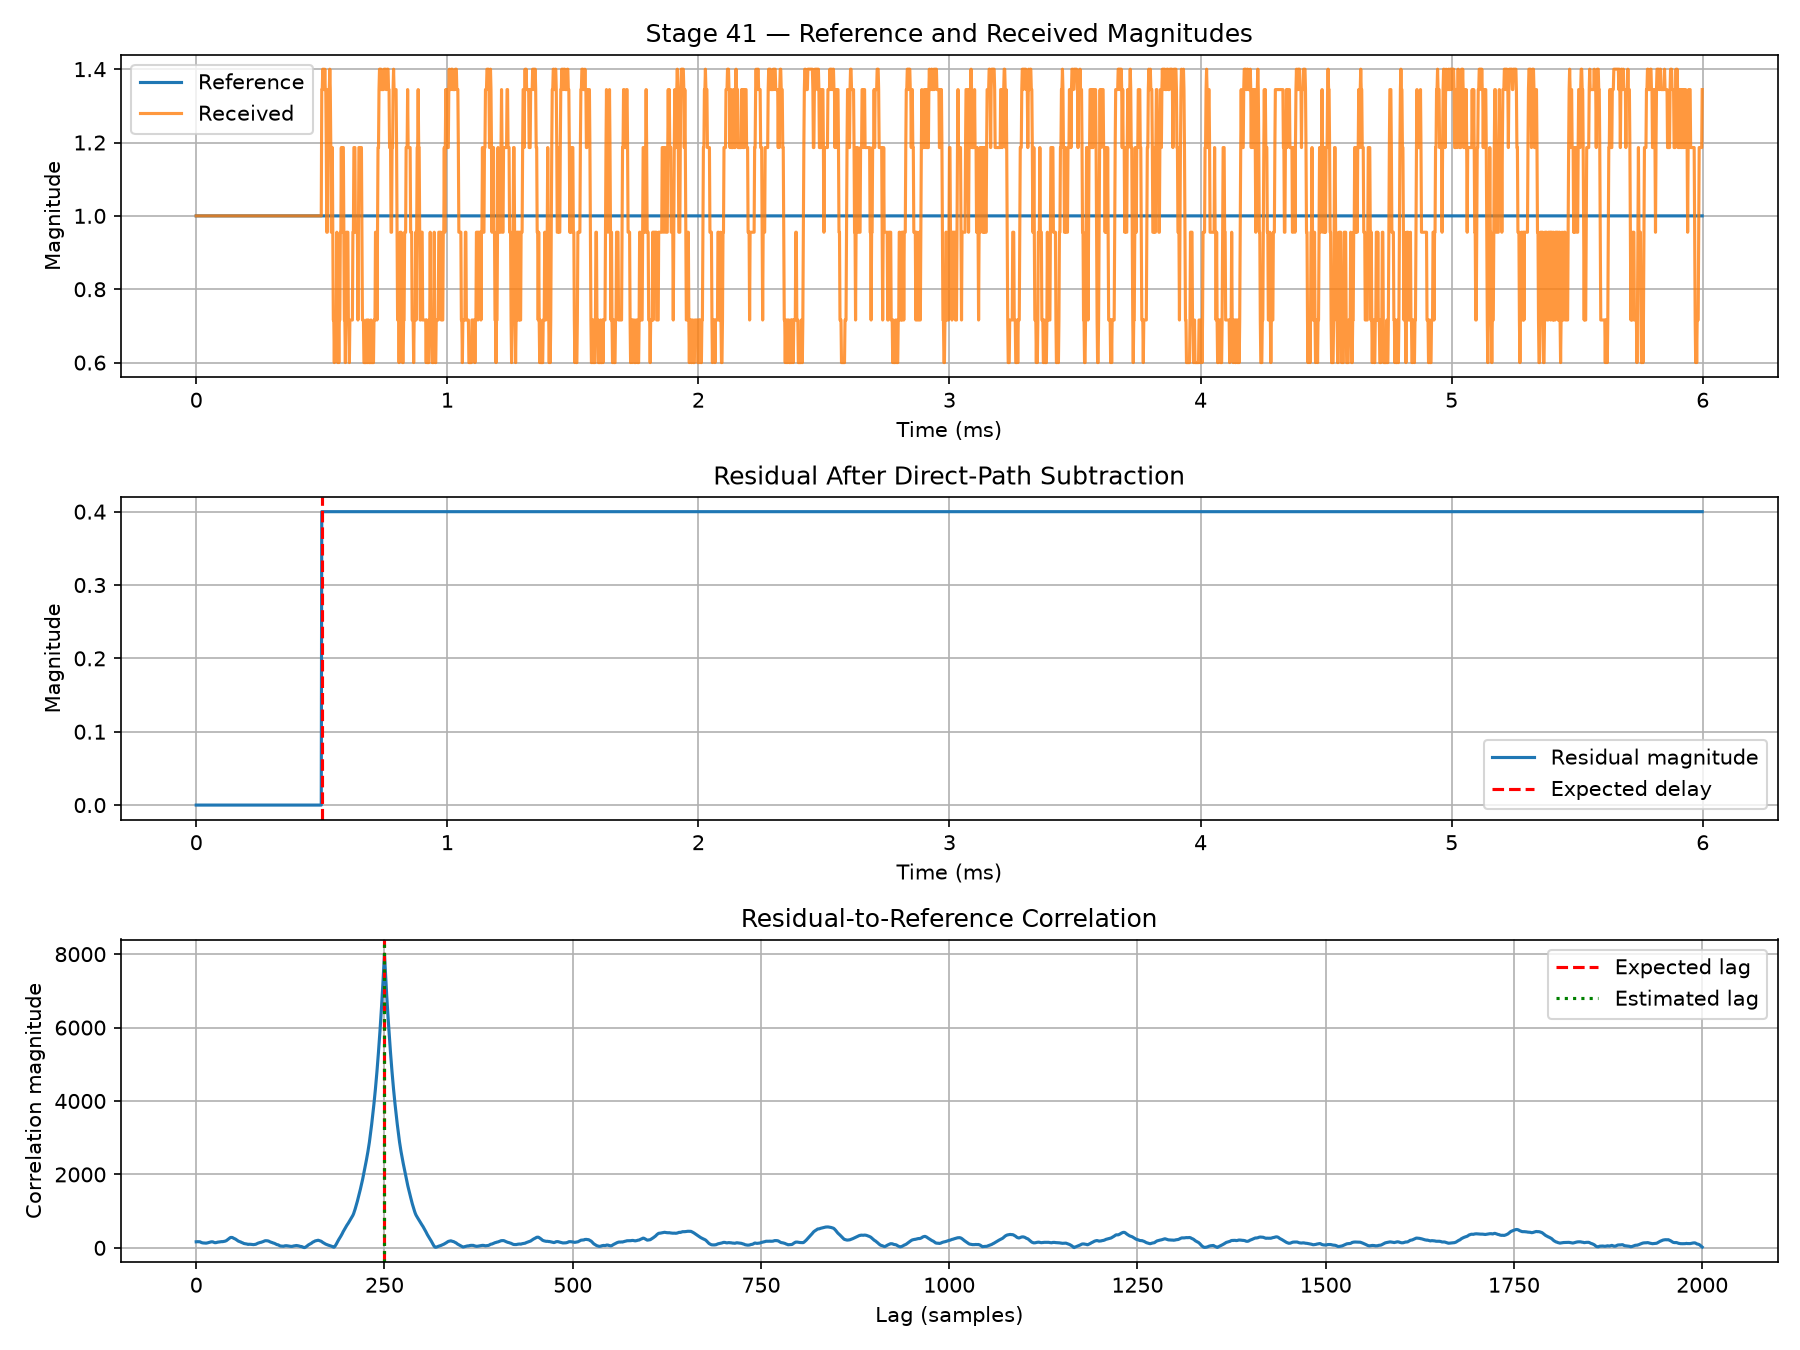

Here is the Python script that generated this plot:

import os
import csv
import numpy as np
import matplotlib.pyplot as plt
from scipy.signal import correlate, correlation_lags

FOLDER = r"C:\Users\tharunkumar\Desktop\FSK_GPR"
FS = 500_000
COUNT = 100_000
EXPECTED_DELAY = 250

ref_path = os.path.join(FOLDER, "reference_stage35.dat")
rx_path = os.path.join(FOLDER, "received_stage35.dat")

for path in (ref_path, rx_path):
    if not os.path.isfile(path):
        raise FileNotFoundError(f"File not found: {path}")

reference = np.fromfile(
    ref_path, dtype=np.complex64, count=COUNT
)
received = np.fromfile(
    rx_path, dtype=np.complex64, count=COUNT
)

n = min(len(reference), len(received))
reference = reference[:n]
received = received[:n]

if n <= EXPECTED_DELAY + 2000:
    raise ValueError("Insufficient samples for analysis.")

# Estimate direct-path scale from samples before the delayed component.
direct_ref = reference[:EXPECTED_DELAY]
direct_rx = received[:EXPECTED_DELAY]

energy = np.vdot(direct_ref, direct_ref)
if abs(energy) < 1e-12:
    raise ValueError("Reference direct-path energy is too small.")

scale = np.vdot(direct_ref, direct_rx) / energy
residual = received - scale * reference

# Correlate the received residual with the reference.
# Use a short segment to limit memory consumption.
segment_length = min(20_000, n - 2000)
template = reference[:segment_length]
residual_segment = residual[:segment_length + 2000]

corr = correlate(
    residual_segment,
    template,
    mode="full",
    method="fft"
)
lags = correlation_lags(
    len(residual_segment),
    len(template),
    mode="full"
)

mask = (lags >= 0) & (lags <= 2000)
positive_lags = lags[mask]
positive_corr = np.abs(corr[mask])

peak_index = int(np.argmax(positive_corr))
estimated_lag = int(positive_lags[peak_index])
delay_seconds = estimated_lag / FS
delay_ms = delay_seconds * 1000

print("=" * 55)
print("STAGE 41: ECHO DELAY VISUALIZATION")
print("=" * 55)
print(f"Samples analyzed: {n:,}")
print(f"Sample rate: {FS:,} samples/s")
print(f"Estimated direct scale: {scale}")
print(f"Expected delay: {EXPECTED_DELAY} samples")
print(f"Estimated delay: {estimated_lag} samples")
print(f"Estimated delay: {delay_ms:.6f} ms")
print(f"Correlation peak: {positive_corr[peak_index]:.3f}")

if estimated_lag == EXPECTED_DELAY:
    print("Delay check: PASS")
else:
    print("Delay check: CHECK")

# Plot a short segment so the delay is visible.
show = min(3000, n)
time_ms = np.arange(show) / FS * 1000

fig, axes = plt.subplots(3, 1, figsize=(12, 9))

axes[0].plot(time_ms, np.abs(reference[:show]),
             label="Reference")
axes[0].plot(time_ms, np.abs(received[:show]),
             label="Received", alpha=0.8)
axes[0].set_title("Stage 41 — Reference and Received Magnitudes")
axes[0].set_xlabel("Time (ms)")
axes[0].set_ylabel("Magnitude")
axes[0].legend()
axes[0].grid(True)

axes[1].plot(time_ms, np.abs(residual[:show]),
             label="Residual magnitude")
axes[1].axvline(
    EXPECTED_DELAY / FS * 1000,
    color="red", linestyle="--",
    label="Expected delay"
)
axes[1].set_title("Residual After Direct-Path Subtraction")
axes[1].set_xlabel("Time (ms)")
axes[1].set_ylabel("Magnitude")
axes[1].legend()
axes[1].grid(True)

axes[2].plot(positive_lags, positive_corr)
axes[2].axvline(
    EXPECTED_DELAY, color="red",
    linestyle="--", label="Expected lag"
)
axes[2].axvline(
    estimated_lag, color="green",
    linestyle=":", label="Estimated lag"
)
axes[2].set_title("Residual-to-Reference Correlation")
axes[2].set_xlabel("Lag (samples)")
axes[2].set_ylabel("Correlation magnitude")
axes[2].legend()
axes[2].grid(True)

plt.tight_layout()

png_path = os.path.join(
    FOLDER, "stage41_echo_delay_visualization.png"
)
csv_path = os.path.join(
    FOLDER, "stage41_echo_delay_summary.csv"
)

plt.savefig(png_path, dpi=150)
plt.close(fig)

with open(csv_path, "w", newline="") as f:
    writer = csv.writer(f)
    writer.writerow(["Metric", "Value"])
    writer.writerow(["samples_analyzed", n])
    writer.writerow(["sample_rate_hz", FS])
    writer.writerow(["expected_delay_samples", EXPECTED_DELAY])
    writer.writerow(["estimated_delay_samples", estimated_lag])
    writer.writerow(["estimated_delay_ms", delay_ms])
    writer.writerow(["direct_scale_real", scale.real])
    writer.writerow(["direct_scale_imag", scale.imag])
    writer.writerow(["correlation_peak", positive_corr[peak_index]])

print("\nSaved:")
print(png_path)
print(csv_path)
print("Note: this is a software echo simulation, not measured GPR data.")
